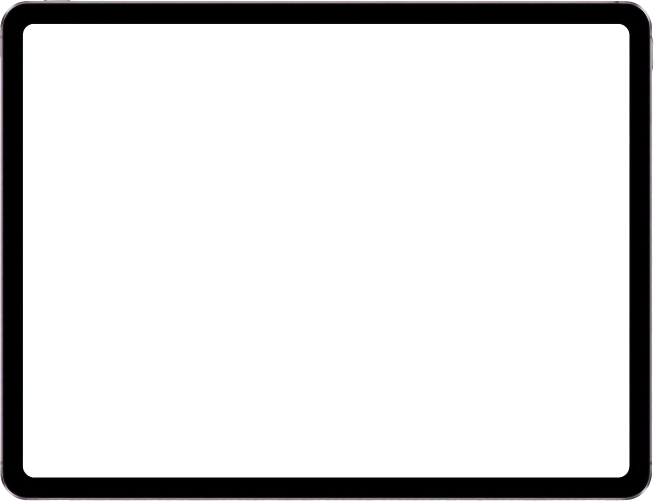
#> input picture skills/motion-designer/assets/devices/ipad.webp, 1307 x 1001 px (shown at 1/2 size)
$ python polymath_plots.py ../assets/devices/display.webp ../assets/devices/ipad.webp out.png
#> lines starting #> are read from the running program, lines starting #| are printed output that depends on the picture
#!/usr/bin/env python3
"""
Polymathic Investigative Director + Vox Collage + 3Blue1Brown Math Asset Engine
1. Dark-mode Matplotlib scientific & geopolitical plots (timeseries, phase, sensitometry, spectrum, barcode, splane).
2. Vox Mixed-Media Cutout & Halftone Sticker Processor (turns any uploaded JPG/PNG into a die-cut paper cutout).
"""
import os
import sys
import json
import numpy as np
import matplotlib
matplotlib.use("Agg")
import matplotlib.pyplot as plt
from PIL import Image, ImageOps, ImageFilter, ImageDraw, ImageFont

# [121 lines left out: functions setup_ax, render_plot, not called in this run]

def process_cutout(spec, work_dir, out_path):
    """
    Processes a raw .jpg/.png image into a Vox-style archival halftone cutout with a white die-cut sticker border,
    or generates a high-resolution Vox archival collage specimen if no source image exists.
    """
#> called with out_path = 'skills/motion-designer/scripts/out.png'
    if isinstance(spec, str):
        spec = {"src": spec if spec != "auto" else ""}
    src_rel = spec.get("src", "")
    src_abs = os.path.join(work_dir, src_rel) if src_rel and not os.path.isabs(src_rel) else src_rel
    keep_color = bool(spec.get("color", False))
    label = spec.get("label", "ARCHIVAL CUTOUT // EXHIBIT A")

    W, H = 960, 640
    canvas = Image.new("RGBA", (W, H), (244, 241, 234, 255))
    draw = ImageDraw.Draw(canvas)

    # Newsprint column background
    for y in range(28, H - 28, 22):
        draw.rectangle([48, y, W - 48, y + 5], fill=(24, 24, 27, 16))
    for x in [48, W // 2, W - 48]:
        draw.line([(x, 20), (x, H - 20)], fill=(214, 209, 196, 255), width=2)

    if src_abs and os.path.exists(src_abs):
        img = Image.open(src_abs).convert("RGBA")
#> img is the input picture: PIL image 1307x1001 RGBA; mean R, G, B, A 5.6, 5.6, 6.5, 38.7
        img.thumbnail((W - 140, H - 140), Image.Resampling.LANCZOS)
#> img: PIL image 653x500 RGBA
        if not keep_color:
            gray = ImageOps.autocontrast(img.convert("L"), cutoff=2)
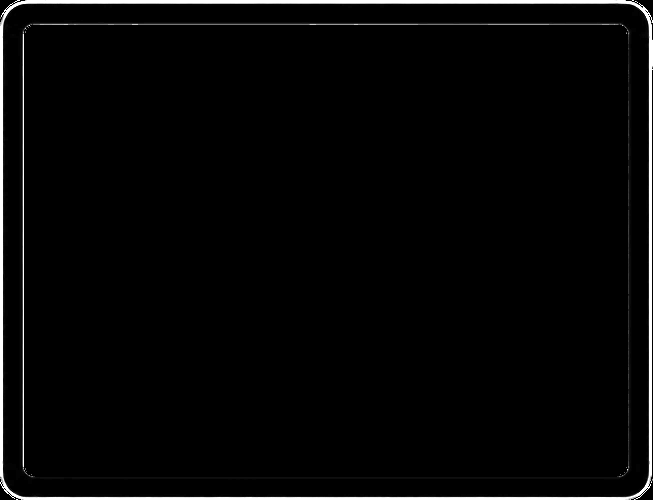
#> gray: PIL image 653x500 L; min 0, max 255, mean 6.8
            sepia = ImageOps.colorize(gray, black="#18181B", mid="#8C8275", white="#F4F1EA").convert("RGBA")
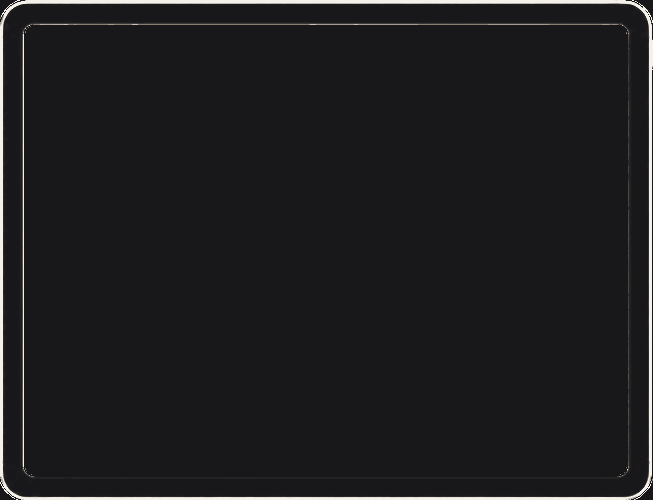
#> sepia: PIL image 653x500 RGBA; mean R, G, B, A 29.9, 29.8, 32.4, 255
            sepia.putalpha(img.getchannel("A"))
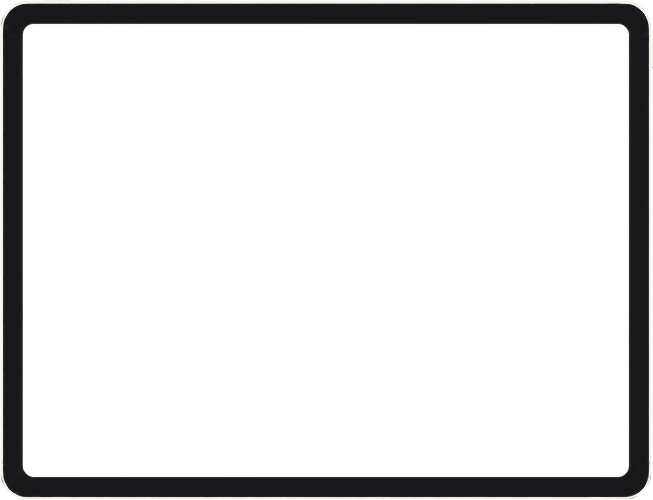
#> sepia: PIL image 653x500 RGBA; mean R, G, B, A 29.9, 29.8, 32.4, 38.7; transparent parts drawn white
            img = sepia
        # Add crisp white die-cut paper sticker border around alpha or frame
        alpha = img.getchannel("A")
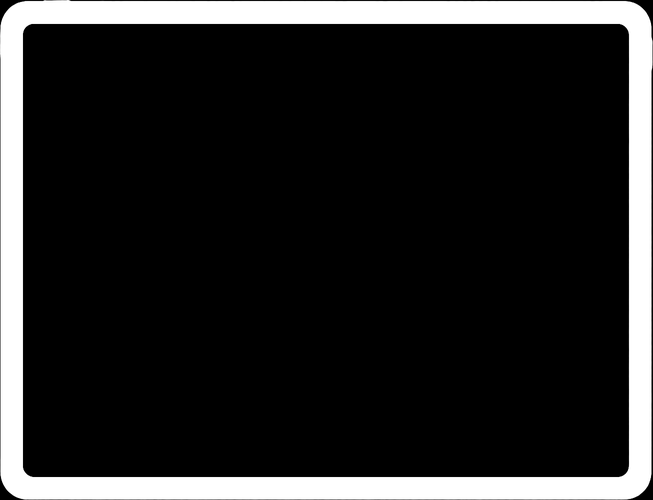
#> alpha: PIL image 653x500 L; min 0, max 255, mean 38.7
        if alpha.getextrema()[0] < 250:
            border_mask = alpha.filter(ImageFilter.MaxFilter(19))
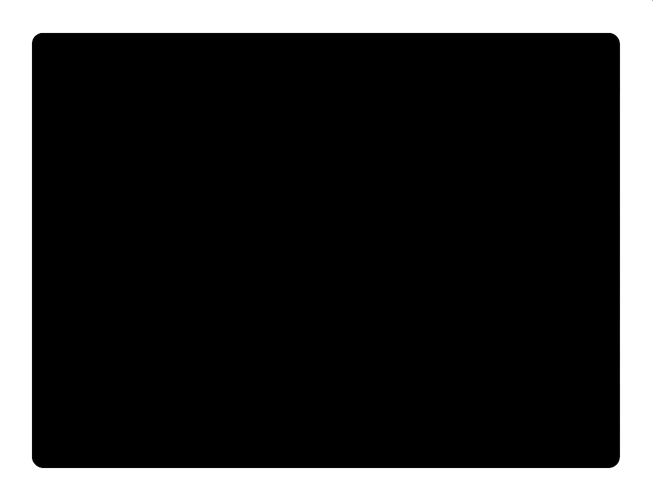
#> border_mask: PIL image 653x500 L; min 0, max 255, mean 55.3
            sticker = Image.new("RGBA", img.size, (255, 255, 255, 255))
#> sticker: PIL image 653x500 RGBA; every value is 255
            sticker.putalpha(border_mask)
            sticker.alpha_composite(img)
            img = sticker
        else:
            framed = Image.new("RGBA", (img.width + 28, img.height + 28), (255, 255, 255, 255))
            d_f = ImageDraw.Draw(framed)
            d_f.rectangle([0, 0, framed.width - 1, framed.height - 1], outline=(24, 24, 27, 255), width=4)
            framed.paste(img, (14, 14))
            img = framed
        ox = (W - img.width) // 2
#> ox = 153
        oy = (H - img.height) // 2
#> oy = 70
        canvas.alpha_composite(img, (ox, oy))
    else:
        # Synthesize an archival Vox mixed-media collage plate (vintage architecture + halftone sun + torn paper + highlighter)
        draw.ellipse([540, 70, 790, 320], fill=(250, 204, 21, 255), outline=(24, 24, 27, 255), width=4)
        # Halftone dot grid over the upper left
        for gx in range(90, 440, 18):
            for gy in range(80, 280, 18):
                draw.ellipse([gx, gy, gx + 6, gy + 6], fill=(29, 88, 216, 175))
        # Cutout architectural silhouette with white die-cut border
        pts_outer = [(150, 560), (150, 250), (240, 170), (330, 250), (330, 310), (490, 210), (660, 310), (660, 560)]
        draw.polygon(pts_outer, fill=(255, 255, 255, 255), outline=(24, 24, 27, 255))
        pts_inner = [(164, 550), (164, 258), (240, 188), (316, 258), (316, 324), (490, 228), (646, 324), (646, 550)]
        draw.polygon(pts_inner, fill=(24, 24, 27, 255))
        # Windows grid
        for wx in range(185, 295, 28):
            for wy in range(275, 515, 36):
                draw.rectangle([wx, wy, wx + 14, wy + 20], fill=(244, 241, 234, 255))
        for wx in range(355, 620, 38):
            for wy in range(345, 515, 36):
                draw.rectangle([wx, wy, wx + 20, wy + 20], fill=(250, 204, 21, 220))

    # Masking-tape label strip at top-left
    draw.rectangle([56, 36, 430, 84], fill=(250, 204, 21, 255), outline=(24, 24, 27, 255), width=3)
    draw.text((72, 52), label, fill=(24, 24, 27, 255))

    os.makedirs(os.path.dirname(os.path.abspath(out_path)), exist_ok=True)
    canvas.convert("RGB").save(out_path, quality=92)
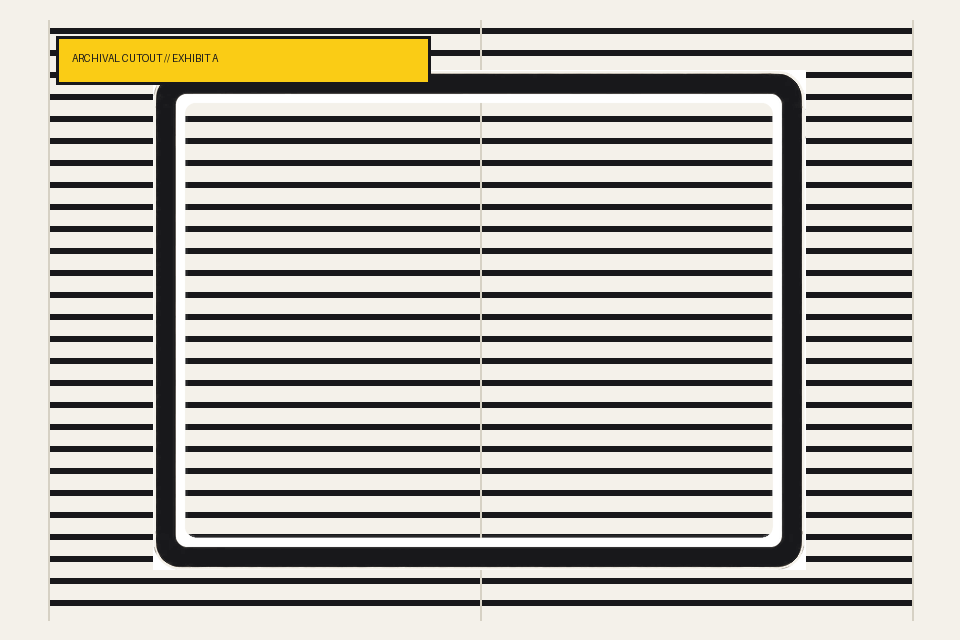
#> saved as out.png: PIL image 960x640 RGB; mean R, G, B 187.7, 184.4, 175.8
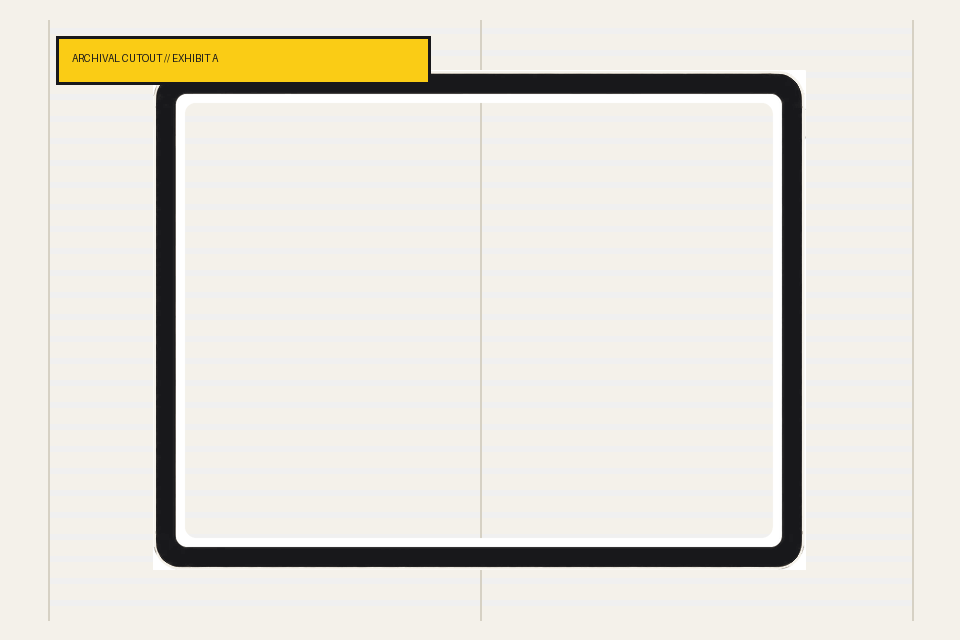
#> canvas: PIL image 960x640 RGBA; mean R, G, B, A 187.7, 184.4, 175.8, 210; transparent parts drawn white

def main():
    work = os.path.abspath(sys.argv[1] if len(sys.argv) > 1 else ".")
    if len(sys.argv) > 2 and os.path.exists(sys.argv[2]):
        # Direct CLI cutout mode: python3 polymath_plots.py <work> <image.jpg> [out.png]
        src_img = os.path.abspath(sys.argv[2])
        out_img = os.path.abspath(sys.argv[3]) if len(sys.argv) > 3 else os.path.join(work, "assets", "cutout-" + os.path.splitext(os.path.basename(src_img))[0] + ".png")
        process_cutout({"src": src_img}, work, out_img)
        print("Created Vox cutout asset:", out_img)
        return

    vfile = os.path.join(work, "video.json")
    if not os.path.exists(vfile):
        return
    with open(vfile, "r", encoding="utf-8") as f:
        v = json.load(f)
    changed = False
    for idx, s in enumerate(v.get("scenes", [])):
        if isinstance(s.get("plot"), dict):
            rel_media = s.get("media") or f"assets/plot-s{idx + 1}.png"
            abs_media = rel_media if os.path.isabs(rel_media) else os.path.join(work, rel_media)
            render_plot(s["plot"], abs_media)
            if not s.get("media"):
                s["media"] = rel_media
                changed = True
        if s.get("cutout"):
            rel_media = s.get("media") or f"assets/cutout-s{idx + 1}.png"
            abs_media = rel_media if os.path.isabs(rel_media) else os.path.join(work, rel_media)
            process_cutout(s["cutout"], work, abs_media)
            if not s.get("media"):
                s["media"] = rel_media
                changed = True
    if changed:
        with open(vfile, "w", encoding="utf-8") as f:
            json.dump(v, f, indent=2)

if __name__ == "__main__":
    main()

$ run again, on skills/motion-designer/assets/devices/macbook.webp
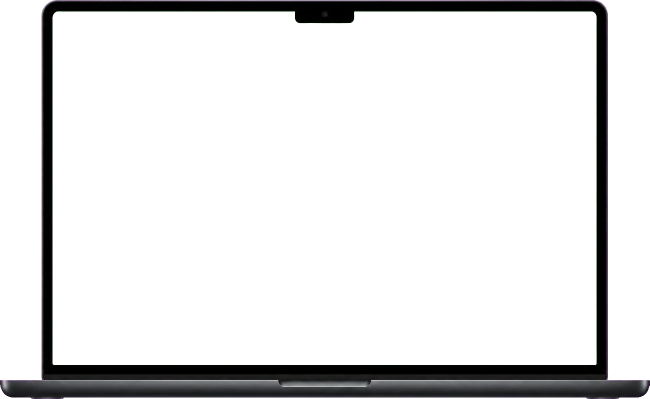
#> input picture skills/motion-designer/assets/devices/macbook.webp, 1299 x 798 px (shown at 1/2 size)
#> in process_cutout, img is the input picture: PIL image 1299x798 RGBA; mean R, G, B, A 11.1, 8.2, 9.8, 34.3
#> img: PIL image 814x500 RGBA
#> in process_cutout, `border_mask = alpha.filter(ImageFilter.MaxFilter(19))`:
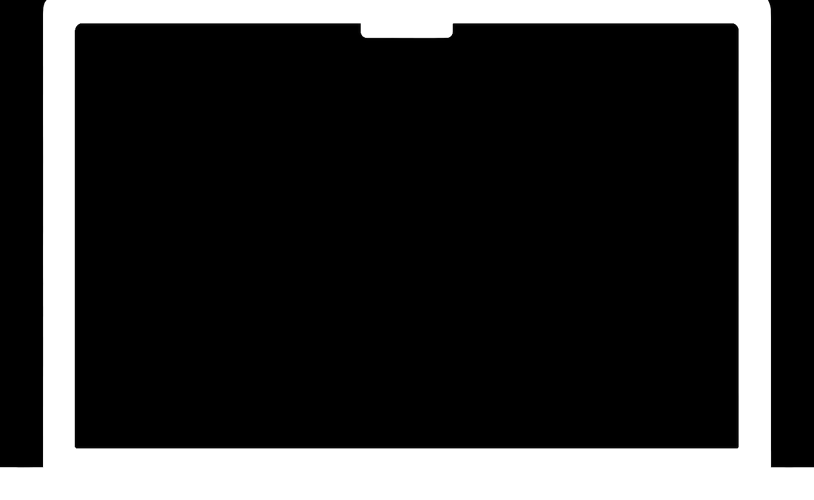
#> border_mask: PIL image 814x500 L; min 0, max 255, mean 53.9
#> in process_cutout, `canvas.convert("RGB").save(out_path, quality=92)`:
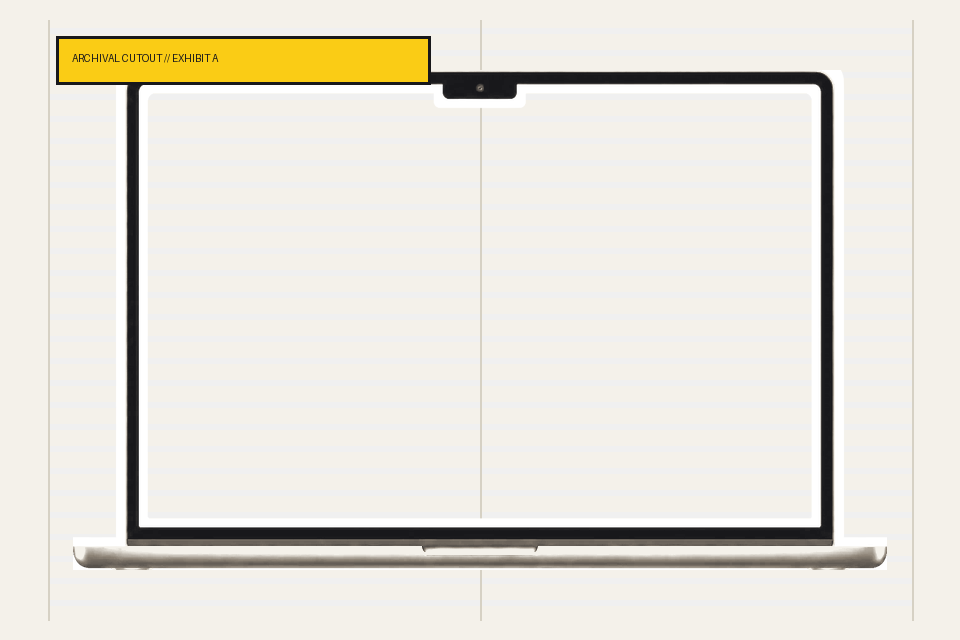
#> canvas: PIL image 960x640 RGBA; mean R, G, B, A 191.1, 187.7, 178.8, 210.4; transparent parts drawn white
